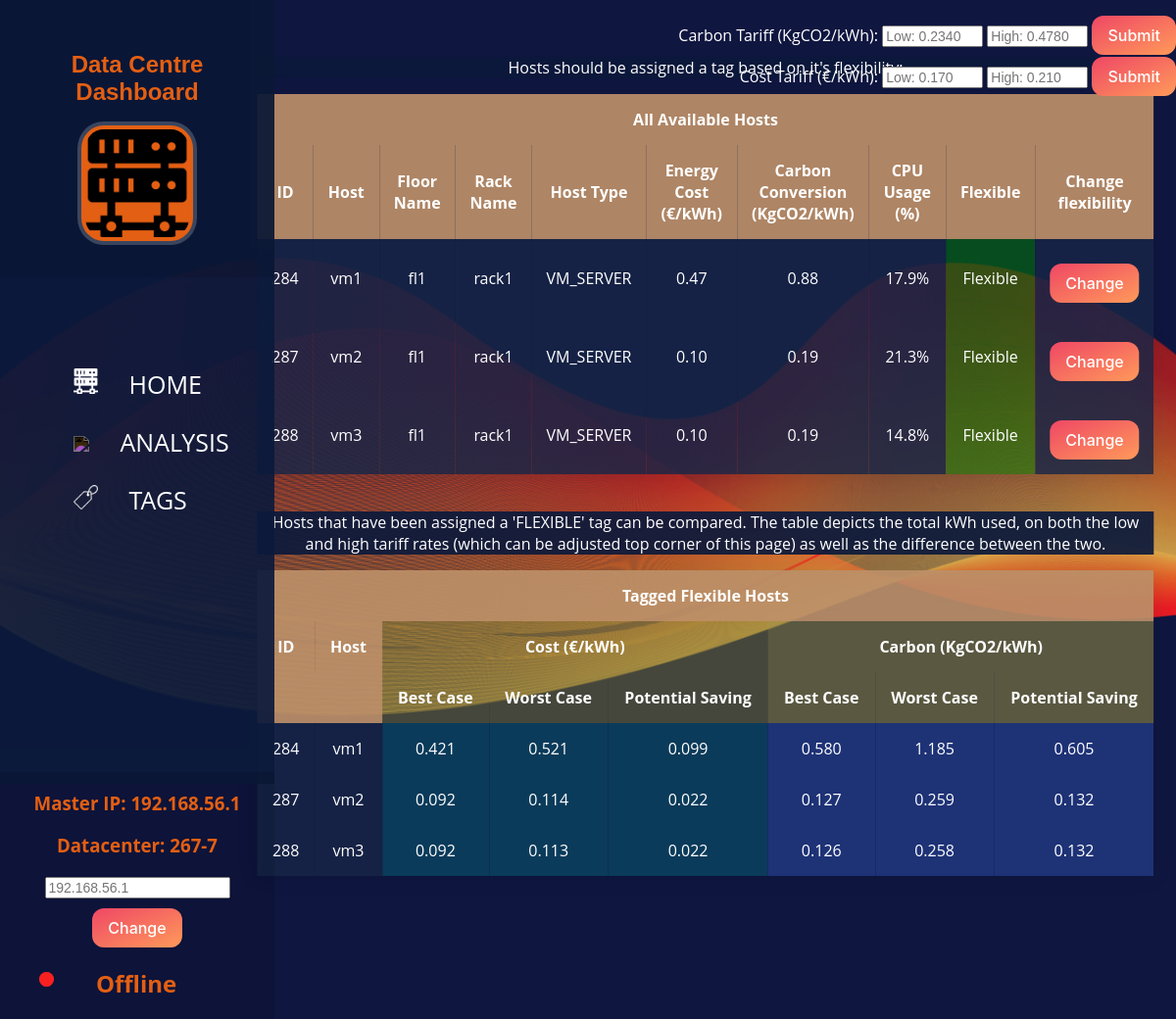
/dashboard/tags/, run on the app's committed database.
### dashboard/models.py (models this page shows, shortened)
class Application(models.Model):
    masterip = models.CharField(null=True, max_length=25)
    current = models.CharField(null=True, max_length=25)
    configured = models.IntegerField(null=True, default = 0)
    threshold_low = models.FloatField(null=True, max_length=25, default=15)
    threshold_medium = models.FloatField(null=True, max_length=25, default=30)
    carbon_tariff_low = models.FloatField(null=True, max_length=25, default=1)
    carbon_tariff_high = models.FloatField(null=True, max_length=25, default=1.2)
    cost_tariff_low = models.FloatField(null=True, max_length=25, default=1)
    cost_tariff_high = models.FloatField(null=True, max_length=25, default=1.2)

class Host(models.Model):
    masterip = models.CharField(null=True, max_length=25)
    sub_id = models.CharField(null=True,max_length=15)
    datacenterid = models.CharField(max_length=20,null=True)
    floorid = models.IntegerField(null=True)
    rackid = models.IntegerField()
    hostid = models.IntegerField()
    hostname = models.CharField(max_length=30)
    hostdescription = models.CharField(max_length=50)
    hostType = models.CharField(max_length=20)
    processors = models.IntegerField()
    ipaddress = models.CharField(max_length=25)
    cpu_last_response = models.CharField(max_length=25, null=True)
    cpu_usage = models.FloatField(null=True)
    cpu_responses = models.IntegerField(null=True)
    total_cpu = models.FloatField(null=True)
    kWh_consumed = models.FloatField(null=True)
    power_responses = models.IntegerField(null=True)
    total_watt_hour = models.FloatField(null=True)
    power_last_response = models.IntegerField(null=True)
    carbon_footprint = models.FloatField(null=True)
    carbon_footprint_low= models.FloatField(null=True)
    carbon_footprint_high = models.FloatField(null=True)
    cost_energy = models.FloatField(null=True)
    cost_energy_low= models.FloatField(null=True)
    cost_energy_high = models.FloatField(null=True)
    cost_saving = models.FloatField(null=True)
    carbon_saving = models.FloatField(null=True)
    flexible = models.BooleanField(null=True, default=False)

class Floor(models.Model):
    masterip = models.CharField(null=True, max_length=25)
    sub_id = models.CharField(null=True,max_length=15)
    datacenterid = models.CharField(max_length=20,null=True)
    floorid = models.IntegerField()
    floorname = models.CharField(max_length=25, null=True)
    description = models.CharField(max_length=100, null=True)

class Rack(models.Model):
    masterip = models.CharField(null=True, max_length=25)
    sub_id = models.CharField(null=True,max_length=15)
    datacenterid = models.CharField(max_length=20,null=True)
    floorid = models.IntegerField()
    rackid = models.IntegerField()
    rackname = models.CharField(max_length=25, null=True)
    description = models.CharField(max_length=100, null=True)
    pdu = models.IntegerField(null=True)

### dashboard/views.py (the view, shortened to what this page needs)
# urls.py: path('tags/', views.tags, name="tags"),
def tags(request):
    context = {}
    master = services.get_master()
    if Application.objects.filter(masterip=master).values().all().get()['current']==None:
        return services.prompt_configuration(request,"tags")
    sub_id = services.get_current_sub_id()
    if request.method == 'POST':
        if 'change-flexible' in request.POST:
            form = forms.ChangeFlexibilityForm(request.POST)
            if form.is_valid():
                hostid,rackid,floorid = form.cleaned_data
                tagServices.update_hosts_flexibility(master, sub_id, floorid, rackid, hostid)
    context['master'] = master
    context['floors'] = Floor.objects.filter(sub_id=sub_id).filter(masterip=master).all()
    context['floor_count'] = Floor.objects.filter(sub_id=sub_id).filter(masterip=master).all().count()
    context['rack_count'] = Rack.objects.filter(sub_id=sub_id).filter(masterip=master).all().count()
    context['host_count'] = Host.objects.filter(sub_id=services.get_current_sub_id()).filter(masterip=master).all().count()
    context['current'] = services.get_current_for_html()
    context["tariff"] = Application.objects.all().get()
    context['racks'] = Rack.objects.filter(sub_id=sub_id).filter(masterip=services.get_master()).all()
    context['hosts'] = Host.objects.filter(sub_id=services.get_current_sub_id()).filter(masterip=master).all()
    context['analysis'] = Analysis.objects.filter(masterip=master).filter(sub_id=sub_id).all()
    context['page'] = 'tags'
    status = asset_services.get_available_datacenters()
    context['online'] = "false"
    if status!=ConnectionRefusedError:
        context['online'] = 'true'
    return render (request, 'dashboard/tags.html', context )

### dashboard/templates/dashboard/tags.html (shortened to what this page needs)
{% include 'dashboard/home.html'%}
{% block content %}
<div class="tags">
  <div class="table-container">
    <p>Hosts should be assigned a tag based on it's flexibility:</p>
      <table style="width:100%" class="tags-table">
        <thead>
          <th colspan="10">All Available Hosts</th>
        </thead>
          <thead>
          <tr>
            <th>ID</th>
            <th>Host</th>
            <th>Floor Name</th>
            <th>Rack Name</th>
            <th>Host Type</th>
            <th>Energy Cost (€/kWh)</th>
            <th>Carbon Conversion (KgCO2/kWh)</th>
            <th>CPU Usage (%)</th>
            <th>Flexible</th>
            <th>Change flexibility</th>
          </tr>
          </thead>
          {% for floor in floors %}
              {% for rack in racks %}
                  {% for host in hosts %}
          <tbody>
            <td>{{ host.hostid }}</td>
            <td>{{ host.hostname }}</td>
            <td>{{ floor.floorname }}</td>
            <td>{{ rack.rackname }}</td>
            <td>{{ host.hostType }}</td>
            <td>{{ host.cost_energy|floatformat:2}}</td>
            <td>{{ host.carbon_footprint|floatformat:2}}</td>
            <td>{{ host.cpu_usage|floatformat }}%</td>
            {% if host.flexible == False %}
            <td style="background:rgba(255, 0, 0, 0.49);">Not Flexible</td>
            {%else%}
            <td style="background:rgba(0, 128, 0, 0.514);">Flexible</td>
            {%endif%}
            <td>
              <a class="a2">
                <form method="POST">
                  <button type="submit" name="change-flexible" id="change-flexible" >Change</button>
                </form>
              </a>
            </td>
          </tbody>
                  {%endfor%}
              {%endfor%}
          {% endfor %}
        </table>
        <br>
        <p>Hosts that have been assigned a 'FLEXIBLE' tag can be compared. The table depicts the total kWh used, on both
          the low and high tariff rates (which can be adjusted top corner of this page) as well as the difference between the two.
        </p>
        <table style="width:100%" class="tags-table">
          <thead>
            <th colspan="9">Tagged Flexible Hosts</th>
          </thead>
          <thead>
            <th rowspan="2">ID</th>
            <th rowspan="2">Host</th>
            <th colspan="3" style ="background:rgba(129, 124, 57, 0.486);">Cost (€/kWh)</th>
            <th colspan="3"  style ="background:rgba(141, 134, 68, 0.599);">Carbon (KgCO2/kWh)</th>
          </thead>
            <thead>
            <tr>
              <th colspan="2"></th>
              <th style ="background:rgba(129, 124, 57, 0.486);">Best Case</th>
              <th style ="background:rgba(129, 124, 57, 0.486);">Worst Case</th>
              <th style ="background:rgba(129, 124, 57, 0.486);">Potential Saving</th>
              <th style ="background:rgba(141, 134, 68, 0.599);">Best Case</th>
              <th style ="background:rgba(141, 134, 68, 0.599);">Worst Case</th>
              <th style ="background:rgba(141, 134, 68, 0.599);">Potential Saving</th>
            </tr>
            </thead>
            {% for floor in floors %}
                {% for rack in racks %}
                    {% for host in hosts %}
                      {% if host.flexible == True %}
                        <tbody>
                          <td>{{ host.hostid }}</td>
                          <td>{{ host.hostname }}</td>
                          <td style ="background:rgba(9, 99, 117, 0.486);">{{ host.cost_energy_low|floatformat:3}}</td>
                          <td style ="background:rgba(9, 99, 117, 0.486);">{{ host.cost_energy_high|floatformat:3}}</td>
                          <td style ="background:rgba(9, 99, 117, 0.486);">{{ host.cost_saving|floatformat:3}}</td>
                          <td style ="background:rgba(40, 71, 155, 0.599);">{{ host.carbon_footprint_low|floatformat:3}}</td>
                          <td style ="background:rgba(40, 71, 155, 0.599);">{{ host.carbon_footprint_high|floatformat:3}}</td>
                          <td style ="background:rgba(40, 71, 155, 0.599);">{{ host.carbon_saving|floatformat:3}}</td>
                        </tbody>
                      {%endif%}
                    {%endfor%}
                {%endfor%}
            {% endfor %}
          </table>
  </div>
    <div class="change-tariffs">
      <div class="tariff-form-1">
        <a class="a2">
          <form method="POST" class="tariff-carbon">
            Carbon Tariff (KgCO2/kWh):
            <input type="number" name="low" style="width: 95px;" required placeholder='Low: {{tariff.carbon_tariff_low|floatformat:4}}' step="0.001">
            <input type="number" name="high" style="width: 95px;" required placeholder='High: {{tariff.carbon_tariff_high|floatformat:4}}' step="0.001">
            <button type="submit" class="submit" name="tariff-carbon" id="tariff-carbon">Submit</button>
          </form>
        </a>
      </div>
      <div class="tariff-form-2">
        <a class="a2">
          <form method="POST" class="tariff-cost">
            Cost Tariff (€/kWh):
            <input type="number" name="low" style="width: 95px;" required placeholder='Low: {{tariff.cost_tariff_low|floatformat:3}}' step="0.01">
            <input type="number" name="high" style="width: 95px;" required placeholder='High: {{tariff.cost_tariff_high|floatformat:3}}' step="0.01">
            <button type="submit" class="submit"  name="tariff-cost"  id="tariff-cost">Submit</button>
          </form>
        </a>
      </div>
    </div>
{% endblock %}
</div>

### dashboard/templates/dashboard/home.html (shortened to what this page needs)
{% load static %}
<!DOCTYPE html>
<html lang="en">
  <head>
    <link rel="stylesheet" href="{% static 'dashboard/main.css' %}">
  </head>
 <div class="page-container">
  <div class="menu-container">
    <nav class = "menu">
      <div class = "logo">
        <h2>Data Centre Dashboard</h2>
        <a href="{% url 'loadDC' %}"><img alt="ICON" src="{% static 'dashboard/icons/server-icon.png' %}" width="190"/></a>
      </div>
      <ul>
        <li tabindex="0" class="server-icon">
          <img src="{% static 'dashboard/icons/server-icon.png' %}" >
          {% if page == "home" %}<a class="active" href="{% url 'loadDC' %}">HOME</a>{% else %} <a href="{% url 'loadDC' %}">HOME</a>{% endif %}
        </li>
        <li tabindex="0" class="icon-tag">
          <img src="{% static 'dashboard/icons/data-analysis-icon.png' %}" >
          {% if page == "analysis" %}<a class="active" href="{% url 'analysis' %}">ANALYSIS</a>{% else %} <a href="{% url 'analysis' %}">ANALYSIS</a>{% endif %}
        </li>
        <li tabindex="0" class="icon-analysis">
          <img src="{% static 'dashboard/icons/tag-label-icon.png' %}" >
          {% if page == "tags" %}<a class="active" href="{% url 'tags' %}">TAGS</a>{% else %} <a href="{% url 'tags' %}">TAGS</a>{% endif %}
        </li>
      </ul>
      <div class="nav-status">
        <div class="current-status">
            <h3>Master IP: {{master}}</h3>
            <h3>Datacenter: {{current}}</h3>
          </div>
        <a class="a2">
          <form method="POST">
            <input type="text" id="ip" name="ip" placeholder={{master}}>
            <br>
            <button type="submit" class="save">Change</button>
          </form>
        </a>
        <div class="status-indicator">
          {%if online == "true"%}
          <div class="online-indicator">
            <span class="blink"></span>
          </div>
          <h2>Online</h2>
          {%else%}
          <div class="online-indicator" style="background-color: #f82121;">
            <span class="blink" style="background-color: #f82121;"></span>
          </div>
          <h2>Offline</h2>
          {%endif%}
        </div>
      </div>
    </nav>
  </div>
</div>
</html>

### data on the page
Application: masterip "192.168.56.1", current "267-7", ip "192.168.56.1", low "Low: 0.2340", high "High: 0.4780", low "Low: 0.170", high "High: 0.210"
Floor: floorname "fl1"
Rack: rackname "rack1"
Host: hostid "284", hostname "vm1", hostType "VM_SERVER", cost_energy "0.47", carbon_footprint "0.88", cpu_usage "17.9", flexible "Flexible", cost_energy_low "0.421", cost_energy_high "0.521", cost_saving "0.099", carbon_footprint_low "0.580", carbon_footprint_high "1.185", carbon_saving "0.605"
Host: hostid "287", hostname "vm2", hostType "VM_SERVER", cost_energy "0.10", carbon_footprint "0.19", cpu_usage "21.3", flexible "Flexible", cost_energy_low "0.092", cost_energy_high "0.114", cost_saving "0.022", carbon_footprint_low "0.127", carbon_footprint_high "0.259", carbon_saving "0.132"
Host: hostid "288", hostname "vm3", hostType "VM_SERVER", cost_energy "0.10", carbon_footprint "0.19", cpu_usage "14.8", flexible "Flexible", cost_energy_low "0.092", cost_energy_high "0.113", cost_saving "0.022", carbon_footprint_low "0.126", carbon_footprint_high "0.258", carbon_saving "0.132"
